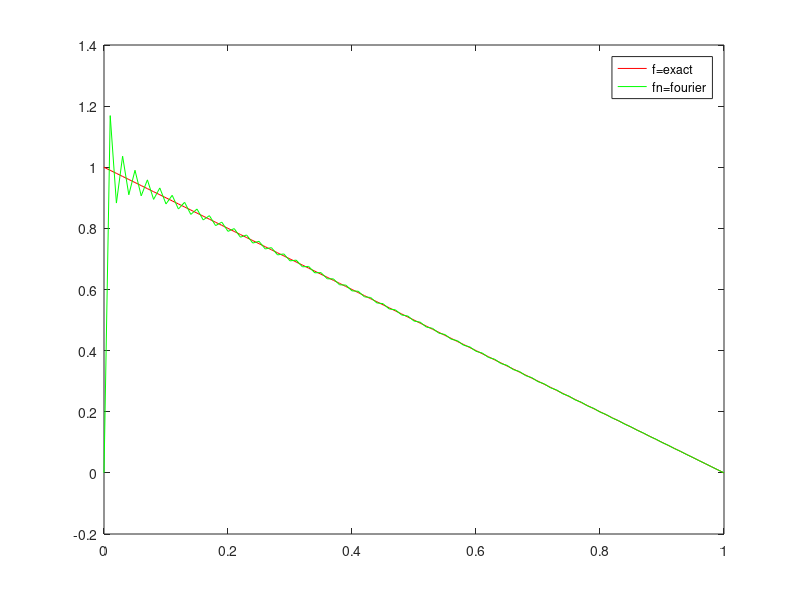

Here is the MATLAB script that generated this plot:
% Sine series for f(x)=(1-x) on [0,1]

clear c;
n=100;
for j=1:n
    c(j)=(sqrt(2))/(pi*j);
end;
xgrid=0:0.01:1;
hold off
fn=zeros(size(xgrid));
for j=1:n
    fn=fn+ c(j)*sqrt(2)*sin(j*pi*xgrid);
end

figure(1)
plot(xgrid, (1-xgrid), 'r', xgrid, fn, 'g');
legend('f=exact', 'fn=fourier')
